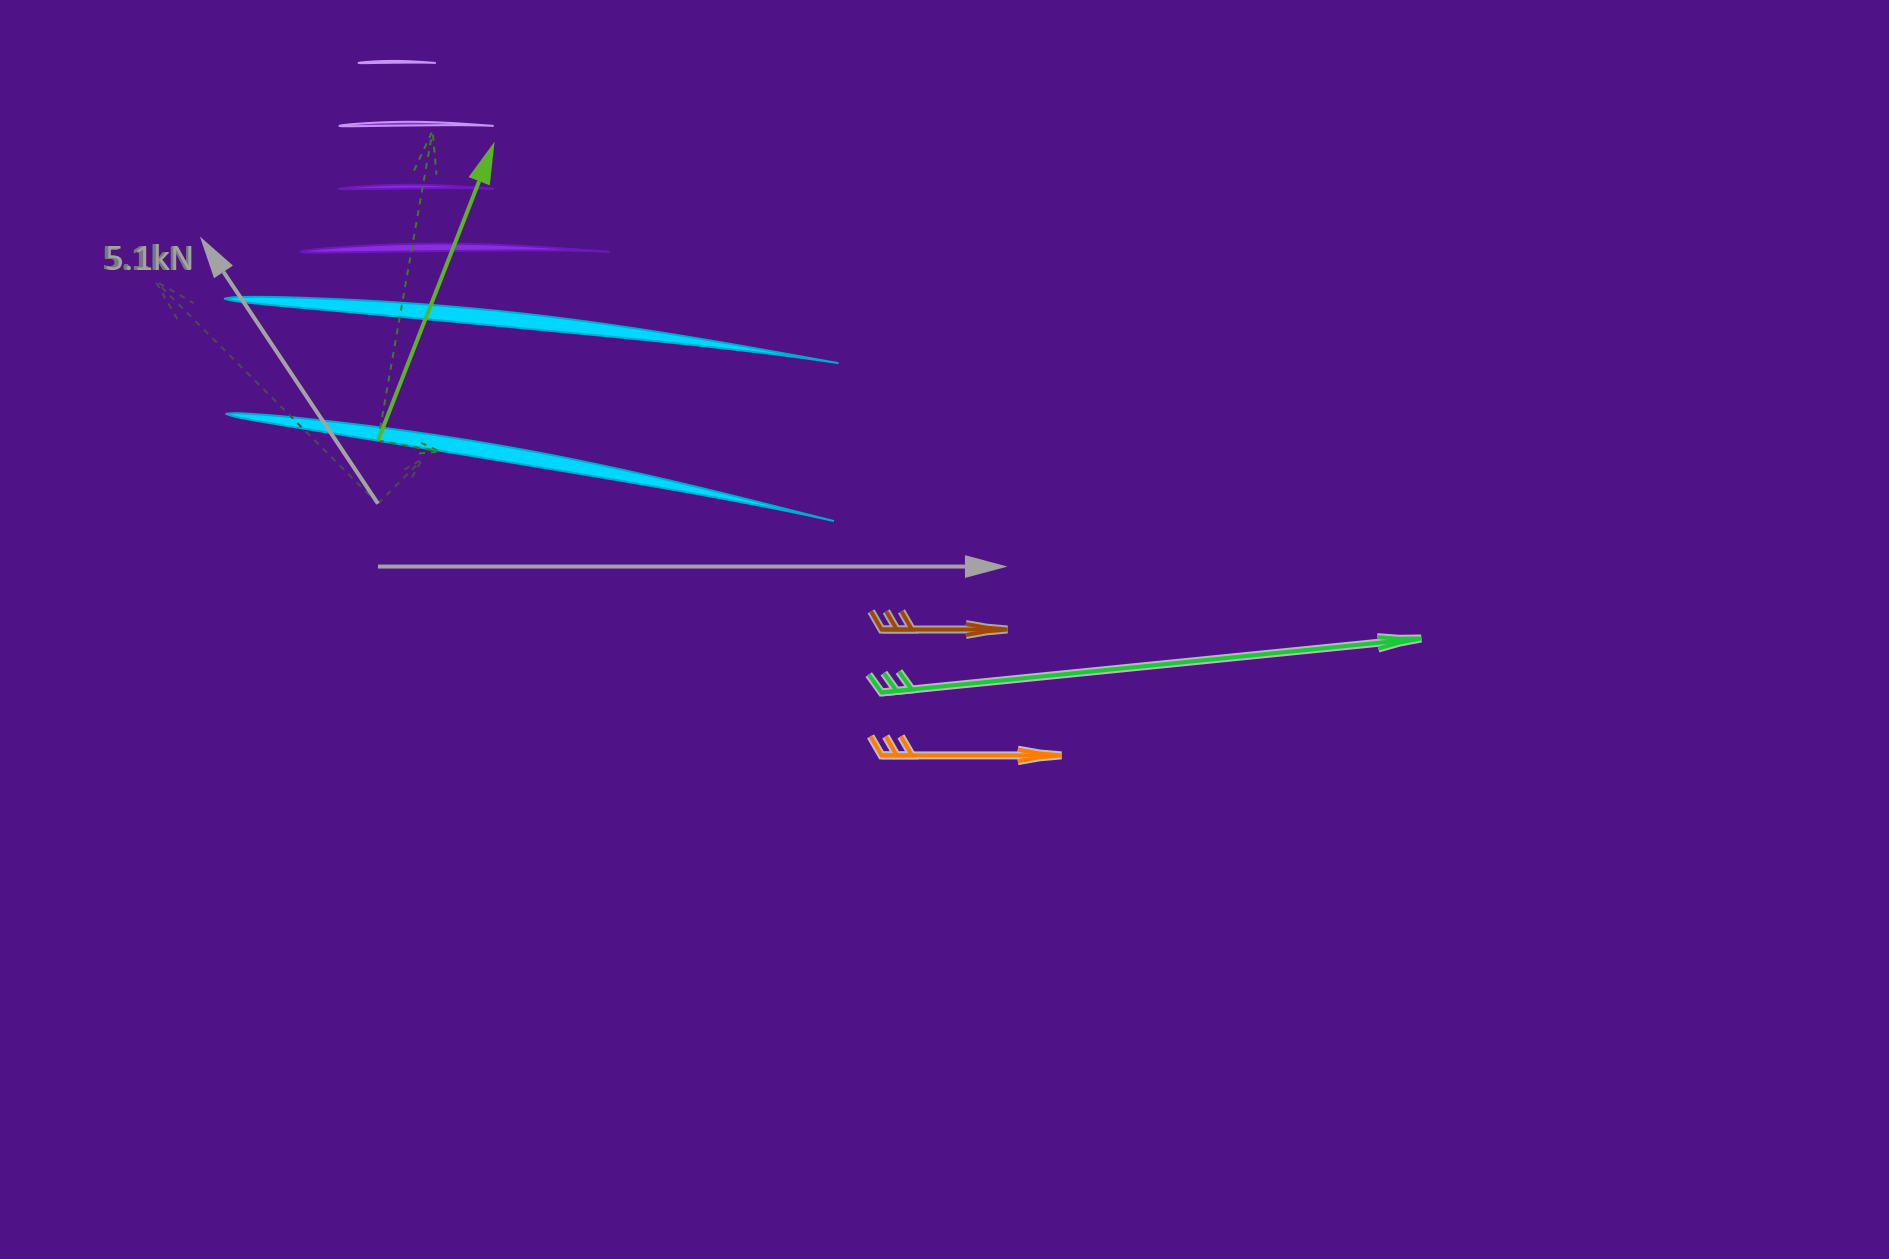

Generate this figure with Julia:
using MechanicalSketch
import MechanicalSketch: foil_draw, °, background, sethue, O, finish
import MechanicalSketch: m, N, kN, s, arrow, color_from_palette, color_with_lumin

let
BACKCOLOR = color_with_lumin(PALETTE[5], 30)
function restart()
    empty_figure(joinpath(@__DIR__, "test_7.png"))
    background(BACKCOLOR)
    sethue(PALETTE[5])
end
restart()
p = O + (-9m, 9m)
foil_draw(p)
p += (0m, -1m)
foil_draw(p, rel_scale = 2)
p += (0m, -1m)
foil_draw(p, rel_scale = 2, backgroundcolor = BACKCOLOR)
p += (0m, -1m)
foil_draw(p, rel_scale = 4, backgroundcolor = BACKCOLOR)
p += (0m, -1m)
sethue(PALETTE[10])
foil_draw(p, rel_scale = 8, backgroundcolor = BACKCOLOR,
          α = -6°)

sethue(PALETTE[9])

p += (0m, -2m)
sethue(PALETTE[10])
foil_draw(p, rel_scale = 8, backgroundcolor = BACKCOLOR,
          α = -10°)
# Force vector
sethue(color_from_palette("green"))
arrow(p, 1kN, 5kN, α = -10°, backgroundcolor = BACKCOLOR)

# Force vector
p += (0m, -1m)
sethue(PALETTE[8])
arrow(p, 1kN, 5kN, α = 45°, backgroundcolor = BACKCOLOR, labellength = true)

p += (0m, -1m)
sethue(PALETTE[8])
arrow(p, 10kN, 0kN, α = 0°, backgroundcolor = BACKCOLOR)

# Velocity vector
p += (8m, -1m)
sethue(PALETTE[6])
arrow(p, 7m/s, 0m/s, α = 0°)

p += (0m, -1m)
sethue(PALETTE[3])
arrow(p, 30m/s, 3m/s, α = 0°)

p += (0m, -1m)
sethue(PALETTE[2])
arrow(p, 10m/s, 0m/s, α = 0°)

finish()

nothing
end